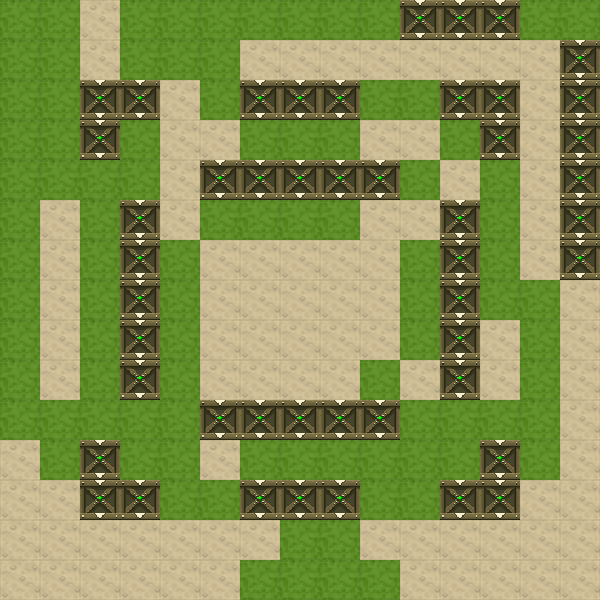

A 2D game scene composited from a Tiled map and its tileset images. What follows is a short description and the map's XML, with every tile layer's data as written:
An orthogonal 15x15 tile map with 40x40 px tiles, 1 tile layer (Слой тайлов 1) and 6 objects (4x Shadow, Tank 1, Player).

<map version="1.4" tiledversion="1.4.3" orientation="orthogonal" renderorder="right-down" width="15" height="15" tilewidth="40" tileheight="40" infinite="0" nextlayerid="4" nextobjectid="12">
 <tileset firstgid="1" source="tiles_map.tsx" />
 <layer id="1" name="Слой тайлов 1" width="15" height="15">
  <data encoding="csv">
6,6,5,6,6,6,6,6,6,6,1,1,1,6,6,
6,6,5,6,6,6,5,5,5,5,5,5,5,5,1,
6,6,1,1,5,6,1,1,1,6,6,1,1,5,1,
6,6,1,6,5,5,6,6,6,5,5,6,1,5,1,
6,6,6,6,5,1,1,1,1,1,6,5,6,5,1,
6,5,6,1,5,6,6,6,6,5,5,1,6,5,1,
6,5,6,1,6,5,5,5,5,5,6,1,6,5,1,
6,5,6,1,6,5,5,5,5,5,6,1,6,6,5,
6,5,6,1,6,5,5,5,5,5,6,1,5,6,5,
6,5,6,1,6,5,5,5,5,6,5,1,5,6,5,
6,6,6,6,6,1,1,1,1,1,6,6,6,6,5,
5,6,1,6,6,5,6,6,6,6,6,6,1,6,5,
5,5,1,1,6,6,1,1,1,6,6,1,1,5,5,
5,5,5,5,5,5,5,6,6,5,5,5,5,5,5,
5,5,5,5,5,5,6,6,6,6,5,5,5,5,5
</data>
 </layer>
 <objectgroup id="3" name="Слой объектов 1">
  <object id="3" name="Tank 1" x="40" y="520" width="40" height="40">
   <properties>
    <property name="destination" value="player" />
    <property name="rotate_hull" type="int" value="180" />
    <property name="rotate_turret" type="int" value="0" />
   </properties>
  </object>
  <object id="4" name="Player" x="520" y="40" width="40" height="40">
   <properties>
    <property name="destination" value="" />
    <property name="rotate_hull" type="int" value="180" />
    <property name="rotate_turret" type="int" value="0" />
   </properties>
  </object>
  <object id="6" name="Shadow" x="560" y="0" width="40" height="600" />
  <object id="8" name="Shadow" x="0" y="0" width="40" height="600" />
  <object id="9" name="Shadow" x="40" y="0" width="520" height="40" />
  <object id="10" name="Shadow" x="40" y="560" width="520" height="40" />
 </objectgroup>
</map>
